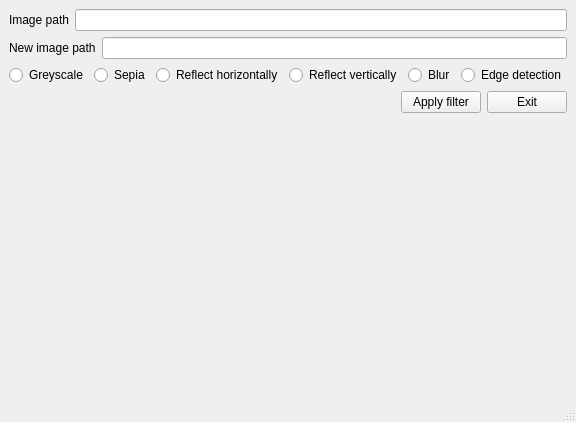
<?xml version="1.0" encoding="UTF-8"?>
<ui version="4.0">
 <class>MainWindow</class>
 <widget class="QMainWindow" name="MainWindow">
  <property name="geometry">
   <rect>
    <x>0</x>
    <y>0</y>
    <width>572</width>
    <height>422</height>
   </rect>
  </property>
  <property name="windowTitle">
   <string>Image Filters</string>
  </property>
  <widget class="QWidget" name="centralwidget">
   <layout class="QVBoxLayout" name="verticalLayout">
    <item>
     <layout class="QHBoxLayout" name="horizontalLayout">
      <item>
       <widget class="QLabel" name="label">
        <property name="text">
         <string>Image path</string>
        </property>
       </widget>
      </item>
      <item>
       <widget class="QLineEdit" name="image_name">
        <property name="enabled">
         <bool>true</bool>
        </property>
       </widget>
      </item>
     </layout>
    </item>
    <item>
     <layout class="QHBoxLayout" name="horizontalLayout_2">
      <item>
       <widget class="QLabel" name="label_2">
        <property name="text">
         <string>New image path</string>
        </property>
       </widget>
      </item>
      <item>
       <widget class="QLineEdit" name="image_rename"/>
      </item>
     </layout>
    </item>
    <item>
     <layout class="QVBoxLayout" name="verticalLayout_2">
      <item>
       <layout class="QHBoxLayout" name="horizontalLayout_5">
        <item>
         <widget class="QRadioButton" name="grey">
          <property name="text">
           <string>Greyscale</string>
          </property>
         </widget>
        </item>
        <item>
         <widget class="QRadioButton" name="sepia">
          <property name="text">
           <string>Sepia</string>
          </property>
         </widget>
        </item>
        <item>
         <widget class="QRadioButton" name="reflect">
          <property name="text">
           <string>Reflect horizontally</string>
          </property>
         </widget>
        </item>
        <item>
         <widget class="QRadioButton" name="reflectV">
          <property name="text">
           <string>Reflect vertically</string>
          </property>
         </widget>
        </item>
        <item>
         <widget class="QRadioButton" name="blur">
          <property name="text">
           <string>Blur</string>
          </property>
         </widget>
        </item>
        <item>
         <widget class="QRadioButton" name="edge">
          <property name="text">
           <string>Edge detection</string>
          </property>
         </widget>
        </item>
        <item>
         <spacer name="horizontalSpacer_2">
          <property name="orientation">
           <enum>Qt::Horizontal</enum>
          </property>
          <property name="sizeHint" stdset="0">
           <size>
            <width>40</width>
            <height>20</height>
           </size>
          </property>
         </spacer>
        </item>
       </layout>
      </item>
     </layout>
    </item>
    <item>
     <layout class="QHBoxLayout" name="horizontalLayout_3">
      <item>
       <spacer name="horizontalSpacer">
        <property name="orientation">
         <enum>Qt::Horizontal</enum>
        </property>
        <property name="sizeHint" stdset="0">
         <size>
          <width>40</width>
          <height>20</height>
         </size>
        </property>
       </spacer>
      </item>
      <item>
       <widget class="QPushButton" name="apply">
        <property name="text">
         <string>Apply filter</string>
        </property>
       </widget>
      </item>
      <item>
       <widget class="QPushButton" name="exit">
        <property name="text">
         <string>Exit</string>
        </property>
       </widget>
      </item>
     </layout>
    </item>
    <item>
     <spacer name="verticalSpacer">
      <property name="orientation">
       <enum>Qt::Vertical</enum>
      </property>
      <property name="sizeHint" stdset="0">
       <size>
        <width>20</width>
        <height>40</height>
       </size>
      </property>
     </spacer>
    </item>
   </layout>
  </widget>
  <widget class="QMenuBar" name="menubar">
   <property name="geometry">
    <rect>
     <x>0</x>
     <y>0</y>
     <width>572</width>
     <height>21</height>
    </rect>
   </property>
  </widget>
  <widget class="QStatusBar" name="statusbar"/>
 </widget>
 <resources/>
 <connections/>
</ui>
